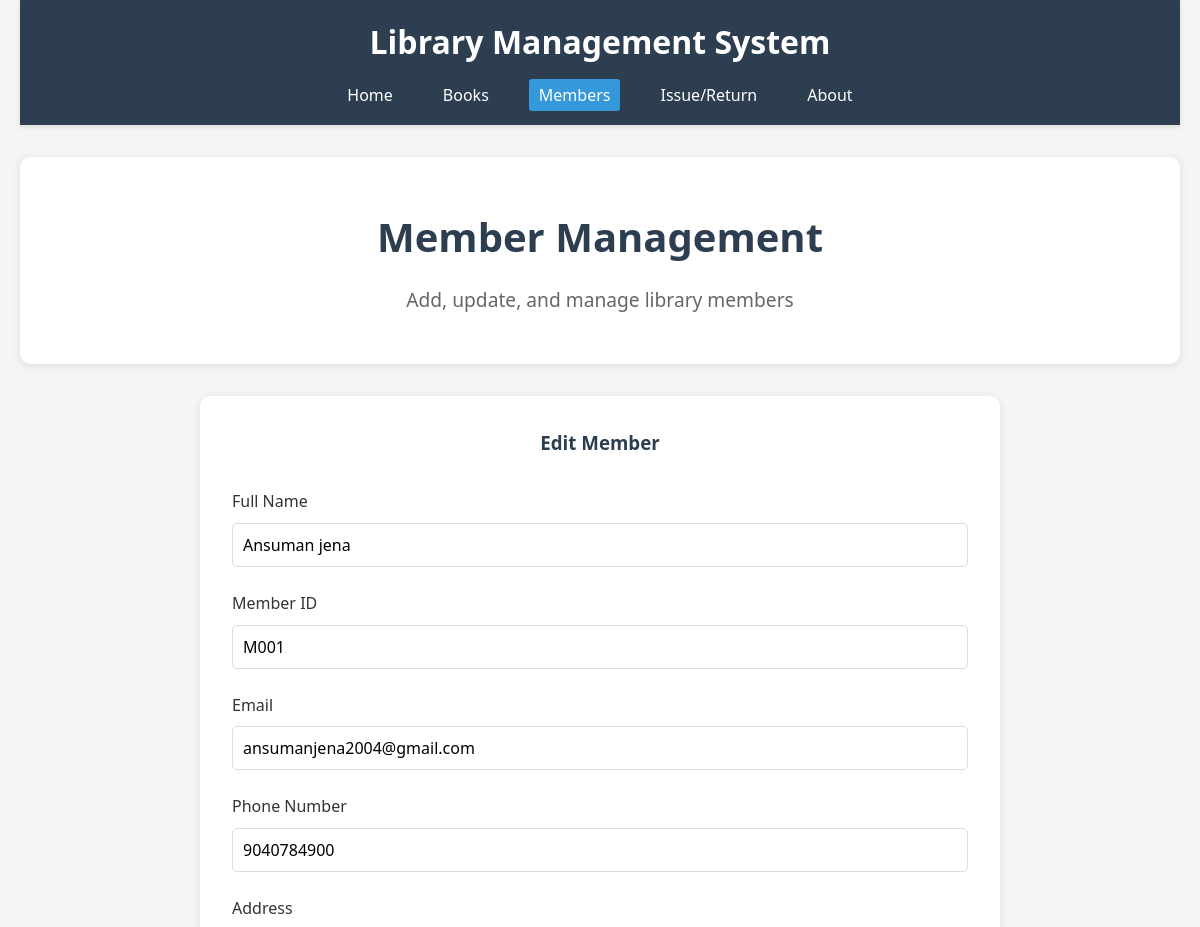
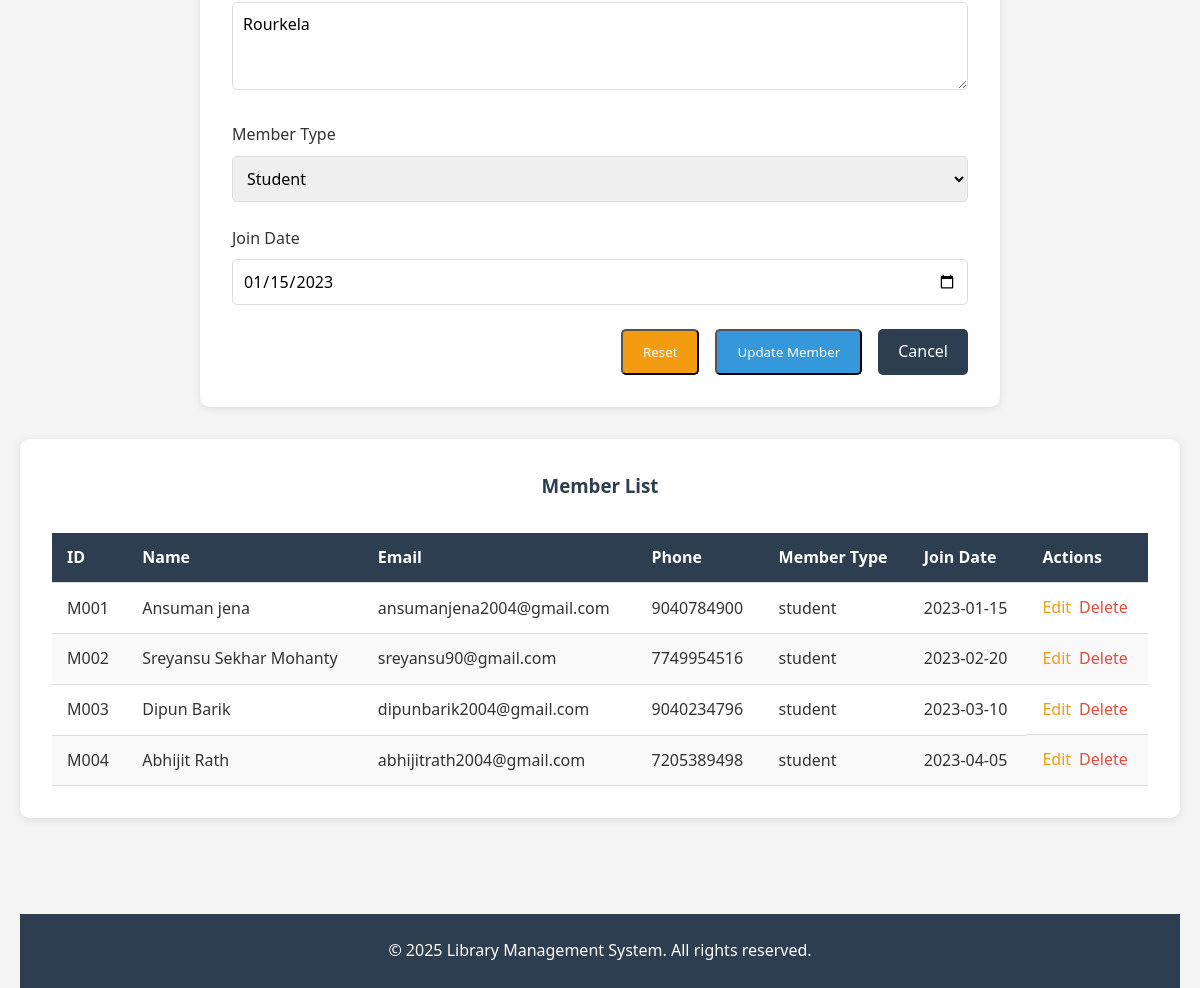
Page /members/edit/1 on the committed database (2 pictures, top to bottom).
### app.py (models this page shows, shortened)
class Member(db.Model):
    id = db.Column(db.Integer, primary_key=True)
    member_id = db.Column(db.String(20), unique=True, nullable=False)
    name = db.Column(db.String(100), nullable=False)
    email = db.Column(db.String(100), unique=True, nullable=False)
    phone = db.Column(db.String(20), nullable=False)
    address = db.Column(db.Text)
    member_type = db.Column(db.String(20), nullable=False)
    join_date = db.Column(db.Date, nullable=False)
    created_at = db.Column(db.DateTime, default=datetime.utcnow)

### app.py (the view, shortened to what this page needs)
@app.route('/members/edit/<int:id>', methods=['GET', 'POST'])
def edit_member(id):
    member = Member.query.get_or_404(id)
    members = Member.query.all()
    return render_template('members.html', member=member, members=members, edit_mode=True)

### templates/members.html (shortened to what this page needs)
{% extends 'base.html' %}
{% block content %}
<section class="hero">
    <h2>Member Management</h2>
    <p>Add, update, and manage library members</p>
</section>
<section class="form-container">
    <h3 class="form-title">{% if edit_mode %}Edit Member{% else %}Add New Member{% endif %}</h3>
    <form action="{% if edit_mode %}{{ url_for('edit_member', id=member.id) }}{% else %}{{ url_for('add_member') }}{% endif %}" method="POST">
        <div class="form-group">
            <label for="memberName">Full Name</label>
            <input type="text" id="memberName" name="memberName" class="form-control" placeholder="Enter full name" value="{% if edit_mode %}{{ member.name }}{% endif %}" required>
        </div>
        <div class="form-group">
            <label for="memberID">Member ID</label>
            <input type="text" id="memberID" name="memberID" class="form-control" placeholder="Enter member ID" value="{% if edit_mode %}{{ member.member_id }}{% endif %}" required>
        </div>
        <div class="form-group">
            <label for="email">Email</label>
            <input type="email" id="email" name="email" class="form-control" placeholder="Enter email address" value="{% if edit_mode %}{{ member.email }}{% endif %}" required>
        </div>
        <div class="form-group">
            <label for="phone">Phone Number</label>
            <input type="tel" id="phone" name="phone" class="form-control" placeholder="Enter phone number" value="{% if edit_mode %}{{ member.phone }}{% endif %}" required>
        </div>
        <div class="form-group">
            <label for="address">Address</label>
            <textarea id="address" name="address" class="form-control" placeholder="Enter address" rows="3">{% if edit_mode %}{{ member.address }}{% endif %}</textarea>
        </div>
        <div class="form-group">
            <label for="memberType">Member Type</label>
            <select id="memberType" name="memberType" class="form-control" required>
                <option value="student" {% if edit_mode and member.member_type == 'student' %}selected{% endif %}>Student</option>
            </select>
        </div>
        <div class="form-group">
            <label for="joinDate">Join Date</label>
            <input type="date" id="joinDate" name="joinDate" class="form-control" value="{% if edit_mode %}{{ member.join_date }}{% endif %}" required>
        </div>
        <div class="form-buttons">
            <button type="reset" class="btn" style="background-color: var(--warning-color);">Reset</button>
            <button type="submit" class="btn">{% if edit_mode %}Update Member{% else %}Add Member{% endif %}</button>
            {% if edit_mode %}
            <a href="{{ url_for('members') }}" class="btn" style="background-color: var(--primary-color);">Cancel</a>
            {% endif %}
        </div>
    </form>
</section>
<section class="table-container">
    <h3 class="form-title">Member List</h3>
    <table>
        <thead>
            <tr>
                <th>ID</th>
                <th>Name</th>
                <th>Email</th>
                <th>Phone</th>
                <th>Member Type</th>
                <th>Join Date</th>
                <th>Actions</th>
            </tr>
        </thead>
        <tbody>
            {% if members %}
                {% for member in members %}
                <tr>
                    <td>{{ member.member_id }}</td>
                    <td>{{ member.name }}</td>
                    <td>{{ member.email }}</td>
                    <td>{{ member.phone }}</td>
                    <td>{{ member.member_type }}</td>
                    <td>{{ member.join_date }}</td>
                    <td class="action-buttons">
                        <a href="{{ url_for('edit_member', id=member.id) }}" class="edit-btn">Edit</a>
                        <a href="{{ url_for('delete_member', id=member.id) }}" class="delete-btn" onclick="return confirm('Are you sure you want to delete this member?')">Delete</a>
                    </td>
                </tr>
                {% endfor %}
            {% else %}
                <tr>
                    <td colspan="7" style="text-align: center;">No members available</td>
                </tr>
            {% endif %}
        </tbody>
    </table>
</section>
{% endblock %}

### static/css/styles.css (style rules this page uses)
* { margin: 0; padding: 0; box-sizing: border-box; font-family: 'Segoe UI', Tahoma, Geneva, Verdana, sans-serif; }
:root { --primary-color: #2c3e50; --secondary-color: #3498db; --accent-color: #e74c3c; --light-color: #ecf0f1; --dark-color: #2c3e50; --success-color: #2ecc71; --warning-color: #f39c12; }
body { background-color: #f5f5f5; color: #333; line-height: 1.6; }
a { text-decoration: none; color: var(--secondary-color); }
.btn { display: inline-block; background-color: var(--secondary-color); color: white; padding: 10px 20px; border-radius: 5px; transition: background-color 0.3s; }
.hero { text-align: center; padding: 3rem 1rem; background-color: white; border-radius: 10px; margin-bottom: 2rem; box-shadow: 0 2px 10px rgba(0, 0, 0, 0.1); }
.hero h2 { font-size: 2.5rem; margin-bottom: 1rem; color: var(--primary-color); }
.hero p { font-size: 1.2rem; color: #666; max-width: 800px; margin: 0 auto; }
.form-container { background-color: white; border-radius: 10px; padding: 2rem; max-width: 800px; margin: 0 auto 2rem; box-shadow: 0 2px 10px rgba(0, 0, 0, 0.1); }
.form-title { text-align: center; margin-bottom: 2rem; color: var(--primary-color); }
.form-group { margin-bottom: 1.5rem; }
.form-group label { display: block; margin-bottom: 0.5rem; font-weight: 500; }
.form-control { width: 100%; padding: 10px; border: 1px solid #ddd; border-radius: 5px; font-size: 1rem; }
.form-buttons { display: flex; justify-content: flex-end; gap: 1rem; }
.table-container { background-color: white; border-radius: 10px; padding: 2rem; margin-bottom: 2rem; overflow-x: auto; box-shadow: 0 2px 10px rgba(0, 0, 0, 0.1); }
table { width: 100%; border-collapse: collapse; }
table th, table td { padding: 12px 15px; text-align: left; border-bottom: 1px solid #ddd; }
table th { background-color: var(--primary-color); color: white; }
table tr:nth-child(even) { background-color: #f9f9f9; }
.action-buttons { display: flex; gap: 0.5rem; }
.edit-btn { color: var(--warning-color); }
.delete-btn { color: var(--accent-color); }

### rows in the picture
Member: memberName "Ansuman jena", memberID "M001", email "ansumanjena2004@gmail.com", phone "9040784900", address "Rourkela", memberType "Student", joinDate "01/15/2023", member_id "M001", name "Ansuman jena", member_type "student", join_date "2023-01-15"
Member: member_id "M002", name "Sreyansu Sekhar Mohanty", email "sreyansu90@gmail.com", phone "7749954516", member_type "student", join_date "2023-02-20"
Member: member_id "M003", name "Dipun Barik", email "dipunbarik2004@gmail.com", phone "9040234796", member_type "student", join_date "2023-03-10"
Member: member_id "M004", name "Abhijit Rath", email "abhijitrath2004@gmail.com", phone "7205389498", member_type "student", join_date "2023-04-05"
